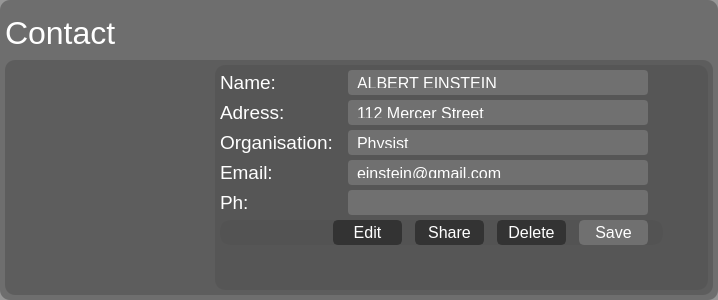
                   <widget class="QWidget" name="page_android_contact">
                    <property name="styleSheet">
                     <string notr="true">QWidget{

background-color: rgba(81,81,81,0.6);
border-radius: 10px;

}
QLabel{
background-color:transparent;
color:#FFF;
}
QLineEdit{
border:1px;
padding:5px;
}
QLineEdit:focus{
background-color:rgb(81,81,81);
}

QPushButton{
border-radius:10px;
}

QPushButton:hover,
QPushButton:clicked{
background-color:rgb(50,50,50);
}
</string>
                    </property>
                    <layout class="QVBoxLayout" name="verticalLayout_10">
                     <property name="spacing">
                      <number>0</number>
                     </property>
                     <property name="leftMargin">
                      <number>5</number>
                     </property>
                     <property name="topMargin">
                      <number>5</number>
                     </property>
                     <property name="rightMargin">
                      <number>5</number>
                     </property>
                     <property name="bottomMargin">
                      <number>5</number>
                     </property>
                     <item>
                      <widget class="QLabel" name="lab_android_contact">
                       <property name="minimumSize">
                        <size>
                         <width>0</width>
                         <height>55</height>
                        </size>
                       </property>
                       <property name="maximumSize">
                        <size>
                         <width>16777215</width>
                         <height>55</height>
                        </size>
                       </property>
                       <property name="font">
                        <font>
                         <family>Segoe UI</family>
                         <pointsize>24</pointsize>
                        </font>
                       </property>
                       <property name="styleSheet">
                        <string notr="true">color:rgb(255,255,255);</string>
                       </property>
                       <property name="text">
                        <string>Contact</string>
                       </property>
                      </widget>
                     </item>
                     <item>
                      <widget class="QFrame" name="frame_android_bottom">
                       <property name="frameShape">
                        <enum>QFrame::NoFrame</enum>
                       </property>
                       <property name="frameShadow">
                        <enum>QFrame::Plain</enum>
                       </property>
                       <layout class="QGridLayout" name="gridLayout_3">
                        <property name="leftMargin">
                         <number>5</number>
                        </property>
                        <property name="topMargin">
                         <number>5</number>
                        </property>
                        <property name="rightMargin">
                         <number>5</number>
                        </property>
                        <property name="bottomMargin">
                         <number>5</number>
                        </property>
                        <property name="spacing">
                         <number>5</number>
                        </property>
                        <item row="0" column="0">
                         <widget class="QLabel" name="lab_person_icon">
                          <property name="minimumSize">
                           <size>
                            <width>200</width>
                            <height>160</height>
                           </size>
                          </property>
                          <property name="maximumSize">
                           <size>
                            <width>200</width>
                            <height>160</height>
                           </size>
                          </property>
                          <property name="text">
                           <string/>
                          </property>
                          <property name="pixmap">
                           <pixmap>../../Minimalistic-Flat-Modern-GUI-Template-master/Minimalistic-Flat-Modern-GUI-Template-master/icons/1x/peopleAsset 62.png</pixmap>
                          </property>
                         </widget>
                        </item>
                        <item row="1" column="0">
                         <spacer name="verticalSpacer_3">
                          <property name="orientation">
                           <enum>Qt::Vertical</enum>
                          </property>
                          <property name="sizeHint" stdset="0">
                           <size>
                            <width>20</width>
                            <height>40</height>
                           </size>
                          </property>
                         </spacer>
                        </item>
                        <item row="0" column="1" rowspan="2">
                         <widget class="QFrame" name="frame_android_field">
                          <property name="frameShape">
                           <enum>QFrame::NoFrame</enum>
                          </property>
                          <property name="frameShadow">
                           <enum>QFrame::Plain</enum>
                          </property>
                          <layout class="QGridLayout" name="gridLayout_4">
                           <property name="leftMargin">
                            <number>5</number>
                           </property>
                           <property name="topMargin">
                            <number>5</number>
                           </property>
                           <property name="rightMargin">
                            <number>5</number>
                           </property>
                           <property name="bottomMargin">
                            <number>5</number>
                           </property>
                           <property name="spacing">
                            <number>5</number>
                           </property>
                           <item row="7" column="0">
                            <widget class="QLabel" name="label_8">
                             <property name="font">
                              <font>
                               <family>Segoe UI</family>
                               <pointsize>14</pointsize>
                              </font>
                             </property>
                             <property name="styleSheet">
                              <string notr="true">color:rgb(255,255,255);</string>
                             </property>
                             <property name="text">
                              <string>Ph:</string>
                             </property>
                            </widget>
                           </item>
                           <item row="4" column="0">
                            <widget class="QLabel" name="label_6">
                             <property name="font">
                              <font>
                               <family>Segoe UI</family>
                               <pointsize>14</pointsize>
                              </font>
                             </property>
                             <property name="styleSheet">
                              <string notr="true">color:rgb(255,255,255);</string>
                             </property>
                             <property name="text">
                              <string>Organisation:</string>
                             </property>
                            </widget>
                           </item>
                           <item row="5" column="0">
                            <widget class="QLabel" name="label_7">
                             <property name="font">
                              <font>
                               <family>Segoe UI</family>
                               <pointsize>14</pointsize>
                              </font>
                             </property>
                             <property name="styleSheet">
                              <string notr="true">color:rgb(255,255,255);</string>
                             </property>
                             <property name="text">
                              <string>Email:</string>
                             </property>
                            </widget>
                           </item>
                           <item row="1" column="0" colspan="3">
                            <widget class="QLabel" name="label">
                             <property name="font">
                              <font>
                               <family>Segoe UI</family>
                               <pointsize>14</pointsize>
                              </font>
                             </property>
                             <property name="styleSheet">
                              <string notr="true">color:rgb(255,255,255);</string>
                             </property>
                             <property name="text">
                              <string>Name: </string>
                             </property>
                            </widget>
                           </item>
                           <item row="1" column="3">
                            <widget class="QLineEdit" name="line_android_name">
                             <property name="enabled">
                              <bool>false</bool>
                             </property>
                             <property name="minimumSize">
                              <size>
                               <width>300</width>
                               <height>25</height>
                              </size>
                             </property>
                             <property name="maximumSize">
                              <size>
                               <width>400</width>
                               <height>25</height>
                              </size>
                             </property>
                             <property name="font">
                              <font>
                               <family>Segoe UI</family>
                               <pointsize>12</pointsize>
                              </font>
                             </property>
                             <property name="styleSheet">
                              <string notr="true">QLineEdit {
	color:rgb(255,255,255);
	border:2px solid rgb(51,51,51);
	border-radius:4px;
	background:rgb(51,51,51);
}

QLineEdit:disabled {
	color:rgb(255,255,255);
	border:2px solid rgb(112,112,112);
	border-radius:4px;
	background:rgb(112,112,112);
}</string>
                             </property>
                             <property name="text">
                              <string>ALBERT EINSTEIN</string>
                             </property>
                            </widget>
                           </item>
                           <item row="3" column="0" colspan="3">
                            <widget class="QLabel" name="label_5">
                             <property name="font">
                              <font>
                               <family>Segoe UI</family>
                               <pointsize>14</pointsize>
                              </font>
                             </property>
                             <property name="styleSheet">
                              <string notr="true">color:rgb(255,255,255);</string>
                             </property>
                             <property name="text">
                              <string>Adress: </string>
                             </property>
                            </widget>
                           </item>
                           <item row="4" column="3">
                            <widget class="QLineEdit" name="line_android_org">
                             <property name="enabled">
                              <bool>false</bool>
                             </property>
                             <property name="minimumSize">
                              <size>
                               <width>300</width>
                               <height>25</height>
                              </size>
                             </property>
                             <property name="maximumSize">
                              <size>
                               <width>400</width>
                               <height>25</height>
                              </size>
                             </property>
                             <property name="font">
                              <font>
                               <family>Segoe UI</family>
                               <pointsize>12</pointsize>
                              </font>
                             </property>
                             <property name="styleSheet">
                              <string notr="true">QLineEdit {
	color:rgb(255,255,255);
	border:2px solid rgb(51,51,51);
	border-radius:4px;
	background:rgb(51,51,51);
}

QLineEdit:disabled {
	color:rgb(255,255,255);
	border:2px solid rgb(112,112,112);
	border-radius:4px;
	background:rgb(112,112,112);
}</string>
                             </property>
                             <property name="text">
                              <string>Physist</string>
                             </property>
                            </widget>
                           </item>
                           <item row="3" column="3">
                            <widget class="QLineEdit" name="line_android_adress">
                             <property name="enabled">
                              <bool>false</bool>
                             </property>
                             <property name="minimumSize">
                              <size>
                               <width>300</width>
                               <height>25</height>
                              </size>
                             </property>
                             <property name="maximumSize">
                              <size>
                               <width>400</width>
                               <height>25</height>
                              </size>
                             </property>
                             <property name="font">
                              <font>
                               <family>Segoe UI</family>
                               <pointsize>12</pointsize>
                              </font>
                             </property>
                             <property name="styleSheet">
                              <string notr="true">QLineEdit {
	color:rgb(255,255,255);
	border:2px solid rgb(51,51,51);
	border-radius:4px;
	background:rgb(51,51,51);
}

QLineEdit:disabled {
	color:rgb(255,255,255);
	border:2px solid rgb(112,112,112);
	border-radius:4px;
	background:rgb(112,112,112);
}</string>
                             </property>
                             <property name="text">
                              <string>112 Mercer Street</string>
                             </property>
                            </widget>
                           </item>
                           <item row="7" column="3">
                            <widget class="QLineEdit" name="line_android_ph">
                             <property name="enabled">
                              <bool>false</bool>
                             </property>
                             <property name="minimumSize">
                              <size>
                               <width>300</width>
                               <height>25</height>
                              </size>
                             </property>
                             <property name="maximumSize">
                              <size>
                               <width>400</width>
                               <height>25</height>
                              </size>
                             </property>
                             <property name="font">
                              <font>
                               <family>Segoe UI</family>
                               <pointsize>12</pointsize>
                              </font>
                             </property>
                             <property name="styleSheet">
                              <string notr="true">QLineEdit {
	color:rgb(255,255,255);
	border:2px solid rgb(51,51,51);
	border-radius:4px;
	background:rgb(51,51,51);
}

QLineEdit:disabled {
	color:rgb(255,255,255);
	border:2px solid rgb(112,112,112);
	border-radius:4px;
	background:rgb(112,112,112);
}</string>
                             </property>
                            </widget>
                           </item>
                           <item row="5" column="3">
                            <widget class="QLineEdit" name="line_android_email">
                             <property name="enabled">
                              <bool>false</bool>
                             </property>
                             <property name="minimumSize">
                              <size>
                               <width>300</width>
                               <height>25</height>
                              </size>
                             </property>
                             <property name="maximumSize">
                              <size>
                               <width>400</width>
                               <height>25</height>
                              </size>
                             </property>
                             <property name="font">
                              <font>
                               <family>Segoe UI</family>
                               <pointsize>12</pointsize>
                              </font>
                             </property>
                             <property name="styleSheet">
                              <string notr="true">QLineEdit {
	color:rgb(255,255,255);
	border:2px solid rgb(51,51,51);
	border-radius:4px;
	background:rgb(51,51,51);
}

QLineEdit:disabled {
	color:rgb(255,255,255);
	border:2px solid rgb(112,112,112);
	border-radius:4px;
	background:rgb(112,112,112);
}</string>
                             </property>
                             <property name="text">
                              <string>einstein@gmail.com</string>
                             </property>
                            </widget>
                           </item>
                           <item row="8" column="8">
                            <spacer name="horizontalSpacer_6">
                             <property name="orientation">
                              <enum>Qt::Horizontal</enum>
                             </property>
                             <property name="sizeHint" stdset="0">
                              <size>
                               <width>40</width>
                               <height>20</height>
                              </size>
                             </property>
                            </spacer>
                           </item>
                           <item row="4" column="8">
                            <spacer name="horizontalSpacer_5">
                             <property name="orientation">
                              <enum>Qt::Horizontal</enum>
                             </property>
                             <property name="sizeHint" stdset="0">
                              <size>
                               <width>40</width>
                               <height>20</height>
                              </size>
                             </property>
                            </spacer>
                           </item>
                           <item row="9" column="3">
                            <spacer name="verticalSpacer_4">
                             <property name="orientation">
                              <enum>Qt::Vertical</enum>
                             </property>
                             <property name="sizeHint" stdset="0">
                              <size>
                               <width>20</width>
                               <height>40</height>
                              </size>
                             </property>
                            </spacer>
                           </item>
                           <item row="8" column="0" colspan="7">
                            <widget class="QFrame" name="frame_3">
                             <property name="frameShape">
                              <enum>QFrame::NoFrame</enum>
                             </property>
                             <property name="frameShadow">
                              <enum>QFrame::Plain</enum>
                             </property>
                             <layout class="QHBoxLayout" name="horizontalLayout_25">
                              <property name="spacing">
                               <number>0</number>
                              </property>
                              <property name="leftMargin">
                               <number>100</number>
                              </property>
                              <property name="topMargin">
                               <number>0</number>
                              </property>
                              <property name="rightMargin">
                               <number>0</number>
                              </property>
                              <property name="bottomMargin">
                               <number>0</number>
                              </property>
                              <item>
                               <widget class="QPushButton" name="bn_android_contact_edit">
                                <property name="minimumSize">
                                 <size>
                                  <width>69</width>
                                  <height>25</height>
                                 </size>
                                </property>
                                <property name="maximumSize">
                                 <size>
                                  <width>69</width>
                                  <height>25</height>
                                 </size>
                                </property>
                                <property name="font">
                                 <font>
                                  <family>Segoe UI</family>
                                  <pointsize>12</pointsize>
                                 </font>
                                </property>
                                <property name="styleSheet">
                                 <string notr="true">QPushButton {
	border: 2px solid rgb(51,51,51);
	border-radius: 5px;	
	color:rgb(255,255,255);
	background-color: rgb(51,51,51);
}
QPushButton:hover {
	border: 2px solid rgb(0,143,150);
	background-color: rgb(0,143,150);
}
QPushButton:pressed {	
	border: 2px solid rgb(0,143,150);
	background-color: rgb(51,51,51);
}

QPushButton:disabled {	
	border-radius: 5px;	
	border: 2px solid rgb(112,112,112);
	background-color: rgb(112,112,112);
}</string>
                                </property>
                                <property name="text">
                                 <string>Edit</string>
                                </property>
                               </widget>
                              </item>
                              <item>
                               <widget class="QPushButton" name="bn_android_contact_share">
                                <property name="minimumSize">
                                 <size>
                                  <width>69</width>
                                  <height>25</height>
                                 </size>
                                </property>
                                <property name="maximumSize">
                                 <size>
                                  <width>69</width>
                                  <height>25</height>
                                 </size>
                                </property>
                                <property name="font">
                                 <font>
                                  <family>Segoe UI</family>
                                  <pointsize>12</pointsize>
                                 </font>
                                </property>
                                <property name="styleSheet">
                                 <string notr="true">QPushButton {
	border: 2px solid rgb(51,51,51);
	border-radius: 5px;	
	color:rgb(255,255,255);
	background-color: rgb(51,51,51);
}
QPushButton:hover {
	border: 2px solid rgb(0,143,150);
	background-color: rgb(0,143,150);
}
QPushButton:pressed {	
	border: 2px solid rgb(0,143,150);
	background-color: rgb(51,51,51);
}

QPushButton:disabled {	
	border-radius: 5px;	
	border: 2px solid rgb(112,112,112);
	background-color: rgb(112,112,112);
}</string>
                                </property>
                                <property name="text">
                                 <string>Share</string>
                                </property>
                               </widget>
                              </item>
                              <item>
                               <widget class="QPushButton" name="bn_android_contact_delete">
                                <property name="minimumSize">
                                 <size>
                                  <width>69</width>
                                  <height>25</height>
                                 </size>
                                </property>
                                <property name="maximumSize">
                                 <size>
                                  <width>69</width>
                                  <height>25</height>
                                 </size>
                                </property>
                                <property name="font">
                                 <font>
                                  <family>Segoe UI</family>
                                  <pointsize>12</pointsize>
                                 </font>
                                </property>
                                <property name="styleSheet">
                                 <string notr="true">QPushButton {
	border: 2px solid rgb(51,51,51);
	border-radius: 5px;	
	color:rgb(255,255,255);
	background-color: rgb(51,51,51);
}
QPushButton:hover {
	border: 2px solid rgb(112,0,0);
	background-color: rgb(112,0,0);
}
QPushButton:pressed {	
	border: 2px solid rgb(112,0,0);
	background-color: rgb(51,51,51);
}

QPushButton:disabled {	
	border-radius: 5px;	
	border: 2px solid rgb(112,112,112);
	background-color: rgb(112,112,112);
}</string>
                                </property>
                                <property name="text">
                                 <string>Delete</string>
                                </property>
                               </widget>
                              </item>
                              <item>
                               <widget class="QPushButton" name="bn_android_contact_save">
                                <property name="enabled">
                                 <bool>false</bool>
                                </property>
                                <property name="minimumSize">
                                 <size>
                                  <width>69</width>
                                  <height>25</height>
                                 </size>
                                </property>
                                <property name="maximumSize">
                                 <size>
                                  <width>69</width>
                                  <height>25</height>
                                 </size>
                                </property>
                                <property name="font">
                                 <font>
                                  <family>Segoe UI</family>
                                  <pointsize>12</pointsize>
                                 </font>
                                </property>
                                <property name="styleSheet">
                                 <string notr="true">QPushButton {
	border: 2px solid rgb(51,51,51);
	border-radius: 5px;	
	color:rgb(255,255,255);
	background-color: rgb(51,51,51);
}
QPushButton:hover {
	border: 2px solid rgb(0,143,150);
	background-color: rgb(0,143,150);
}
QPushButton:pressed {	
	border: 2px solid rgb(0,143,150);
	background-color: rgb(51,51,51);
}

QPushButton:disabled {	
	border-radius: 5px;	
	border: 2px solid rgb(112,112,112);
	background-color: rgb(112,112,112);
}</string>
                                </property>
                                <property name="text">
                                 <string>Save</string>
                                </property>
                               </widget>
                              </item>
                             </layout>
                            </widget>
                           </item>
                          </layout>
                         </widget>
                        </item>
                       </layout>
                      </widget>
                     </item>
                    </layout>
                   </widget>
